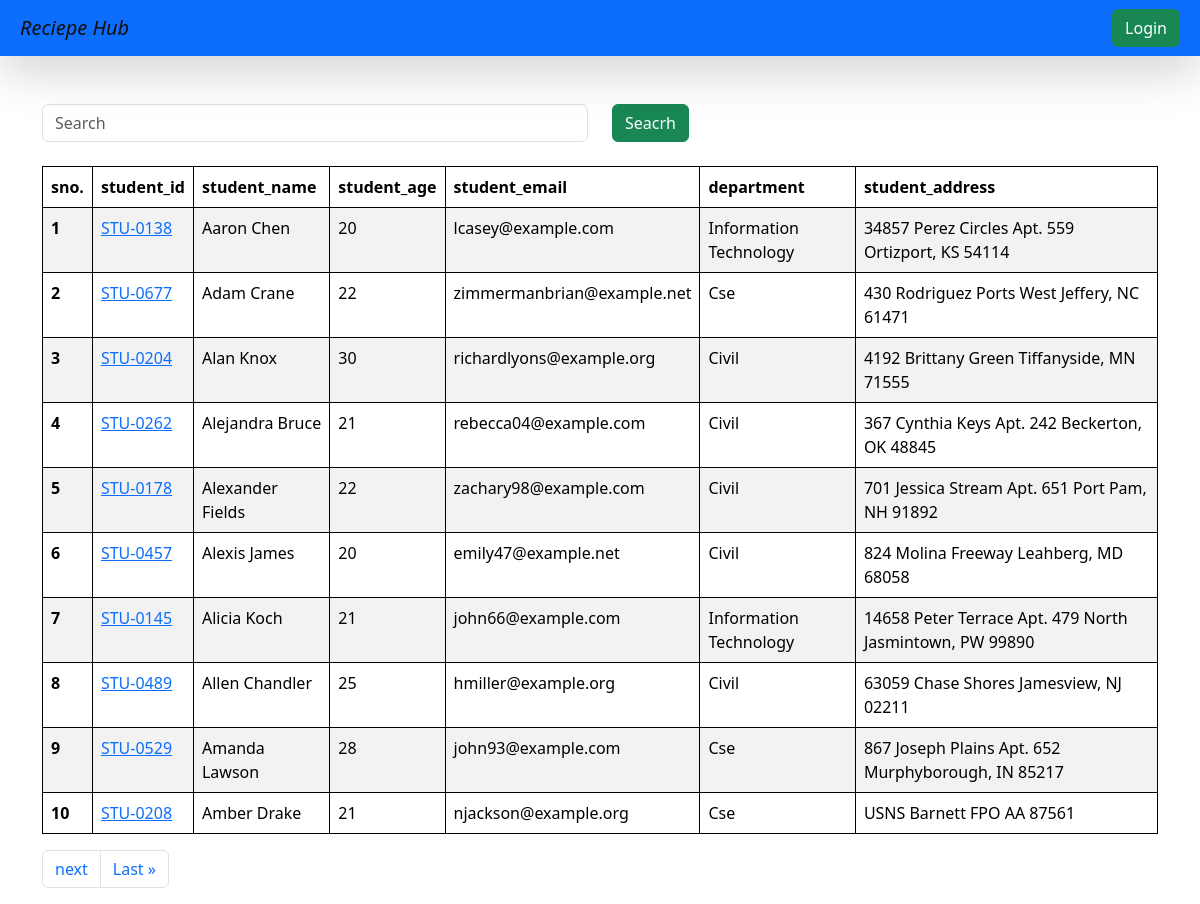
The page /students/ on the database its author committed.
### vege/models.py (models this page shows, shortened)
class Student(models.Model):
    department = models.ForeignKey(Department,related_name="depart", on_delete=models.CASCADE)
    student_id = models.OneToOneField(StudentID, related_name="studentid", on_delete=models.SET_NULL, null=True)
    student_name= models.CharField(max_length= 100)
    student_email = models.EmailField(unique= True)
    student_age = models.IntegerField(default= 18)
    student_address = models.TextField()
    class Meta:
        ordering =['student_name']
        verbose_name ="student"

class StudentID(models.Model):
    student_id = models.CharField(max_length=100)
    def __str__(self) -> str:
        return self.student_id

class Department(models.Model):
    department = models.CharField(max_length=100)
    class Meta:
        ordering= ['department']

### vege/views.py (the view, shortened to what this page needs)
# urls.py: path('students/',get_student, name='get_student'),
def get_student(request):
    queryset= Student.objects.all()
    paginator = Paginator(queryset, 10)  # Show 25 contacts per page.
    page_number = request.GET.get("page",1)
    page_obj = paginator.get_page(page_number)
    return render(request, "report/students.html", {'queryset':page_obj})

### vege/templates/report/students.html (shortened to what this page needs)
{% extends "base.html" %}
{% block start %}
<div class="container mt-5" >
    <form class="mb-4">
    <div class="row">
      <div class="col-md-6">
        <input class="form-control" name="search" placeholder="Search">
      </div>
      <div class="col-md-6">
        <button class="btn btn-success">Seacrh</button>
      </div>
    </div>
  </form>
    <table class="table table-striped">
        <thead>
          <tr>
            <th scope="col">sno.</th>
            <th scope="col">student_id</th>
            <th scope="col">student_name</th>
            <th scope="col">student_age</th>
            <th scope="col">student_email</th>
            <th scope="col">department</th>
            <th scope="col">student_address</th>
          </tr>
        </thead>
        <tbody>
            {% for student in queryset %}
          <tr>
            <th scope="row">{{forloop.counter}}</th>
            <td>
              <a href="{% url 'see_marks' student.student_id %}">
                {{student.student_id}}
              </a>
              </td>
            <td>{{student.student_name}}</td>
            <td>{{student.student_age}}</td>
            <td>{{student.student_email}}</td>
            <td>{{student.department.department}}</td>
            <td>{{student.student_address}}</td>
          </tr>
             {% endfor %}
            </tbody>
    </table>
             <div class="pagination">
                <nav aria-label="Page navigation example">
                <ul class="pagination justify-content-center">
                    {% if queryset.has_next %}
                        <li class="page-item"><a class="page-link" href="?page={{ queryset.next_page_number }}">next</a></li>
                        <li class="page-item"><a class="page-link" href="?page={{ queryset.paginator.num_pages }}">Last &raquo;</a></li>
                    {% endif %}
                </ul>
                </nav>
            </div>
          </div>
{% endblock %}

### home/templates/base.html (style rules this page uses)
table, th, td { border: 1px solid black; }

### rows shown on the page
Student: student_id "STU-0138", student_name "Aaron Chen", student_age "20", student_email "lcasey@example.com", department.department "Information Technology", student_address "34857 Perez Circles Apt. 559 Ortizport, KS 54114"
Student: student_id "STU-0677", student_name "Adam Crane", student_age "22", student_email "zimmermanbrian@example.net", department.department "Cse", student_address "430 Rodriguez Ports West Jeffery, NC 61471"
Student: student_id "STU-0204", student_name "Alan Knox", student_age "30", student_email "richardlyons@example.org", department.department "Civil", student_address "4192 Brittany Green Tiffanyside, MN 71555"
Student: student_id "STU-0262", student_name "Alejandra Bruce", student_age "21", student_email "rebecca04@example.com", department.department "Civil", student_address "367 Cynthia Keys Apt. 242 Beckerton, OK 48845"
Student: student_id "STU-0178", student_name "Alexander Fields", student_age "22", student_email "zachary98@example.com", department.department "Civil", student_address "701 Jessica Stream Apt. 651 Port Pam, NH 91892"
Student: student_id "STU-0457", student_name "Alexis James", student_age "20", student_email "emily47@example.net", department.department "Civil", student_address "824 Molina Freeway Leahberg, MD 68058"
Student: student_id "STU-0145", student_name "Alicia Koch", student_age "21", student_email "john66@example.com", department.department "Information Technology", student_address "14658 Peter Terrace Apt. 479 North Jasmintown, PW 99890"
Student: student_id "STU-0489", student_name "Allen Chandler", student_age "25", student_email "hmiller@example.org", department.department "Civil", student_address "63059 Chase Shores Jamesview, NJ 02211"
Student: student_id "STU-0529", student_name "Amanda Lawson", student_age "28", student_email "john93@example.com", department.department "Cse", student_address "867 Joseph Plains Apt. 652 Murphyborough, IN 85217"
Student: student_id "STU-0208", student_name "Amber Drake", student_age "21", student_email "njackson@example.org", department.department "Cse", student_address "USNS Barnett FPO AA 87561"
